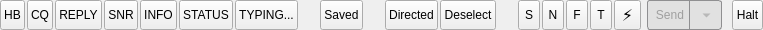
      <widget class="QWidget" name="macroHorizonalWidget" native="true">
       <property name="styleSheet">
        <string notr="true">QPushButton, QToolButton { padding: 2px 3px; }</string>
       </property>
       <property name="sizePolicy">
        <sizepolicy hsizetype="Preferred" vsizetype="Fixed">
         <horstretch>0</horstretch>
         <verstretch>0</verstretch>
        </sizepolicy>
       </property>
       <property name="minimumSize">
        <size>
         <width>0</width>
         <height>30</height>
        </size>
       </property>
       <property name="maximumSize">
        <size>
         <width>16777215</width>
         <height>30</height>
        </size>
       </property>
       <layout class="QHBoxLayout" name="actionRowLayout">
<property name="spacing"><number>2</number></property>
<property name="leftMargin"><number>0</number></property>
<property name="topMargin"><number>0</number></property>
<property name="rightMargin"><number>0</number></property>
<property name="bottomMargin"><number>0</number></property>
<item>
<widget class="QPushButton" name="hbMacroButton">
          <property name="sizePolicy">
           <sizepolicy hsizetype="Expanding" vsizetype="Fixed">
            <horstretch>0</horstretch>
            <verstretch>0</verstretch>
           </sizepolicy>
          </property>
          <property name="minimumSize">
           <size>
            <width>0</width>
            <height>30</height>
           </size>
          </property>
          <property name="toolTip">
           <string>&lt;html&gt;&lt;head/&gt;&lt;body&gt;&lt;p align=&quot;justify&quot;&gt;Send a Heartbeat message&lt;/p&gt;&lt;/body&gt;&lt;/html&gt;</string>
          </property>
          <property name="autoFillBackground">
           <bool>true</bool>
          </property>
          <property name="styleSheet">
           <string notr="true">QPushButton:checked {
  font-weight:bold;
  color:black;
}</string>
          </property>
          <property name="text">
           <string>HB</string>
          </property>
          <property name="checkable">
           <bool>true</bool>
          </property>
         </widget>
</item>
<item>
<widget class="QPushButton" name="cqMacroButton">
          <property name="sizePolicy">
           <sizepolicy hsizetype="Expanding" vsizetype="Fixed">
            <horstretch>0</horstretch>
            <verstretch>0</verstretch>
           </sizepolicy>
          </property>
          <property name="minimumSize">
           <size>
            <width>0</width>
            <height>30</height>
           </size>
          </property>
          <property name="toolTip">
           <string>&lt;html&gt;&lt;head/&gt;&lt;body&gt;&lt;p&gt;Send a CQ message&lt;/p&gt;&lt;/body&gt;&lt;/html&gt;</string>
          </property>
          <property name="autoFillBackground">
           <bool>true</bool>
          </property>
          <property name="styleSheet">
           <string notr="true">QPushButton:checked {
  font-weight:bold;
  color:black;
}</string>
          </property>
          <property name="text">
           <string>CQ</string>
          </property>
          <property name="checkable">
           <bool>true</bool>
          </property>
          <property name="flat">
           <bool>false</bool>
          </property>
         </widget>
</item>
<item>
<widget class="QPushButton" name="replyMacroButton">
          <property name="sizePolicy">
           <sizepolicy hsizetype="Expanding" vsizetype="Fixed">
            <horstretch>0</horstretch>
            <verstretch>0</verstretch>
           </sizepolicy>
          </property>
          <property name="minimumSize">
           <size>
            <width>0</width>
            <height>30</height>
           </size>
          </property>
          <property name="toolTip">
           <string>&lt;html&gt;&lt;head/&gt;&lt;body&gt;&lt;p&gt;Reply to a CQ&lt;/p&gt;&lt;/body&gt;&lt;/html&gt;</string>
          </property>
          <property name="text">
           <string>REPLY</string>
          </property>
         </widget>
</item>
<item>
<widget class="QPushButton" name="snrMacroButton">
          <property name="sizePolicy">
           <sizepolicy hsizetype="Expanding" vsizetype="Fixed">
            <horstretch>0</horstretch>
            <verstretch>0</verstretch>
           </sizepolicy>
          </property>
          <property name="minimumSize">
           <size>
            <width>0</width>
            <height>30</height>
           </size>
          </property>
          <property name="toolTip">
           <string>&lt;html&gt;&lt;head/&gt;&lt;body&gt;&lt;p&gt;Send an signal report&lt;/p&gt;&lt;/body&gt;&lt;/html&gt;</string>
          </property>
          <property name="text">
           <string>SNR</string>
          </property>
         </widget>
</item>
<item>
<widget class="QPushButton" name="infoMacroButton">
          <property name="sizePolicy">
           <sizepolicy hsizetype="Expanding" vsizetype="Fixed">
            <horstretch>0</horstretch>
            <verstretch>0</verstretch>
           </sizepolicy>
          </property>
          <property name="minimumSize">
           <size>
            <width>0</width>
            <height>30</height>
           </size>
          </property>
          <property name="toolTip">
           <string>&lt;html&gt;&lt;head/&gt;&lt;body&gt;&lt;p&gt;Send your station information message&lt;/p&gt;&lt;/body&gt;&lt;/html&gt;</string>
          </property>
          <property name="text">
           <string>INFO</string>
          </property>
         </widget>
</item>
<item>
<widget class="QPushButton" name="statusMacroButton">
          <property name="sizePolicy">
           <sizepolicy hsizetype="Expanding" vsizetype="Fixed">
            <horstretch>0</horstretch>
            <verstretch>0</verstretch>
           </sizepolicy>
          </property>
          <property name="minimumSize">
           <size>
            <width>0</width>
            <height>30</height>
           </size>
          </property>
          <property name="toolTip">
           <string>Send your station status message</string>
          </property>
          <property name="text">
           <string>STATUS</string>
          </property>
         </widget>
</item>
<item>
<widget class="QPushButton" name="typingMacroButton">
          <property name="sizePolicy">
           <sizepolicy hsizetype="Expanding" vsizetype="Fixed">
            <horstretch>0</horstretch>
            <verstretch>0</verstretch>
           </sizepolicy>
          </property>
          <property name="minimumSize">
           <size>
            <width>0</width>
            <height>30</height>
           </size>
          </property>
          <property name="toolTip">
           <string>Send typing indicator (Subspace mode only). Fastest when callsign deselected but still on callsign frequency.</string>
          </property>
          <property name="text">
           <string>TYPING...</string>
          </property>
         </widget>
</item>
<item>
<spacer name="horizontalSpacer_11">
          <property name="orientation">
           <enum>Qt::Orientation::Horizontal</enum>
          </property>
          <property name="sizeType">
           <enum>QSizePolicy::Policy::Preferred</enum>
          </property>
          <property name="sizeHint" stdset="0">
           <size>
            <width>20</width>
            <height>10</height>
           </size>
          </property>
         </spacer>
</item>
<item>
<widget class="QPushButton" name="macrosMacroButton">
          <property name="sizePolicy">
           <sizepolicy hsizetype="Expanding" vsizetype="Fixed">
            <horstretch>0</horstretch>
            <verstretch>0</verstretch>
           </sizepolicy>
          </property>
          <property name="minimumSize">
           <size>
            <width>0</width>
            <height>30</height>
           </size>
          </property>
          <property name="toolTip">
           <string>&lt;html&gt;&lt;head/&gt;&lt;body&gt;&lt;p&gt;Send a saved message&lt;/p&gt;&lt;/body&gt;&lt;/html&gt;</string>
          </property>
          <property name="text">
           <string>Saved</string>
          </property>
         </widget>
</item>
<item>
<spacer name="horizontalSpacerSavedDirected">
          <property name="orientation">
           <enum>Qt::Orientation::Horizontal</enum>
          </property>
          <property name="sizeType">
           <enum>QSizePolicy::Policy::Preferred</enum>
          </property>
          <property name="sizeHint" stdset="0">
           <size>
            <width>20</width>
            <height>10</height>
           </size>
          </property>
         </spacer>
</item>
<item>
<widget class="QPushButton" name="queryButton">
          <property name="sizePolicy">
           <sizepolicy hsizetype="Expanding" vsizetype="Fixed">
            <horstretch>0</horstretch>
            <verstretch>0</verstretch>
           </sizepolicy>
          </property>
          <property name="minimumSize">
           <size>
            <width>0</width>
            <height>30</height>
           </size>
          </property>
          <property name="toolTip">
           <string>&lt;html&gt;&lt;head/&gt;&lt;body&gt;&lt;p&gt;Send a directed message to another station&lt;/p&gt;&lt;/body&gt;&lt;/html&gt;</string>
          </property>
          <property name="text">
           <string>Directed</string>
          </property>
         </widget>
</item>
<item>
<widget class="QPushButton" name="deselectButton">
          <property name="sizePolicy">
           <sizepolicy hsizetype="Expanding" vsizetype="Fixed">
            <horstretch>0</horstretch>
            <verstretch>0</verstretch>
           </sizepolicy>
          </property>
          <property name="minimumSize">
           <size>
            <width>0</width>
            <height>30</height>
           </size>
          </property>
          <property name="toolTip">
           <string>&lt;html&gt;&lt;head/&gt;&lt;body&gt;&lt;p&gt;Deselect the current callsign for directed messaging&lt;/p&gt;&lt;/body&gt;&lt;/html&gt;</string>
          </property>
          <property name="text">
           <string>Deselect</string>
          </property>
         </widget>
</item>
<item>
<spacer name="horizontalSpacer_5">
          <property name="orientation">
           <enum>Qt::Orientation::Horizontal</enum>
          </property>
          <property name="sizeType">
           <enum>QSizePolicy::Policy::Preferred</enum>
          </property>
          <property name="sizeHint" stdset="0">
           <size>
            <width>20</width>
            <height>10</height>
           </size>
          </property>
         </spacer>
</item>
<item>
 <widget class="QPushButton" name="modeBtnSlow">
  <property name="sizePolicy"><sizepolicy hsizetype="Fixed" vsizetype="Fixed"><horstretch>0</horstretch><verstretch>0</verstretch></sizepolicy></property>
  <property name="minimumSize"><size><width>22</width><height>30</height></size></property>
  <property name="maximumSize"><size><width>22</width><height>30</height></size></property>
  <property name="toolTip"><string>Slow mode</string></property>
  <property name="styleSheet"><string notr="true">QPushButton:checked { background-color: #6699ff; font-weight: bold; }</string></property>
  <property name="text"><string>S</string></property>
  <property name="checkable"><bool>true</bool></property>
 </widget>
</item>
<item>
 <widget class="QPushButton" name="modeBtnNormal">
  <property name="sizePolicy"><sizepolicy hsizetype="Fixed" vsizetype="Fixed"><horstretch>0</horstretch><verstretch>0</verstretch></sizepolicy></property>
  <property name="minimumSize"><size><width>22</width><height>30</height></size></property>
  <property name="maximumSize"><size><width>22</width><height>30</height></size></property>
  <property name="toolTip"><string>Normal mode</string></property>
  <property name="styleSheet"><string notr="true">QPushButton:checked { background-color: #6699ff; font-weight: bold; }</string></property>
  <property name="text"><string>N</string></property>
  <property name="checkable"><bool>true</bool></property>
 </widget>
</item>
<item>
 <widget class="QPushButton" name="modeBtnFast">
  <property name="sizePolicy"><sizepolicy hsizetype="Fixed" vsizetype="Fixed"><horstretch>0</horstretch><verstretch>0</verstretch></sizepolicy></property>
  <property name="minimumSize"><size><width>22</width><height>30</height></size></property>
  <property name="maximumSize"><size><width>22</width><height>30</height></size></property>
  <property name="toolTip"><string>Fast mode</string></property>
  <property name="styleSheet"><string notr="true">QPushButton:checked { background-color: #6699ff; font-weight: bold; }</string></property>
  <property name="text"><string>F</string></property>
  <property name="checkable"><bool>true</bool></property>
 </widget>
</item>
<item>
 <widget class="QPushButton" name="modeBtnTurbo">
  <property name="sizePolicy"><sizepolicy hsizetype="Fixed" vsizetype="Fixed"><horstretch>0</horstretch><verstretch>0</verstretch></sizepolicy></property>
  <property name="minimumSize"><size><width>22</width><height>30</height></size></property>
  <property name="maximumSize"><size><width>22</width><height>30</height></size></property>
  <property name="toolTip"><string>Turbo mode</string></property>
  <property name="styleSheet"><string notr="true">QPushButton:checked { background-color: #6699ff; font-weight: bold; }</string></property>
  <property name="text"><string>T</string></property>
  <property name="checkable"><bool>true</bool></property>
 </widget>
</item>
<item>
 <widget class="QPushButton" name="modeBtnFT2">
  <property name="sizePolicy"><sizepolicy hsizetype="Fixed" vsizetype="Fixed"><horstretch>0</horstretch><verstretch>0</verstretch></sizepolicy></property>
  <property name="minimumSize"><size><width>27</width><height>30</height></size></property>
  <property name="maximumSize"><size><width>27</width><height>30</height></size></property>
  <property name="toolTip"><string>Subspace mode</string></property>
  <property name="styleSheet"><string notr="true">QPushButton { font-size: 16px; font-weight: bold; } QPushButton:checked { background-color: #6699ff; font-size: 16px; font-weight: bold; }</string></property>
  <property name="text"><string>⚡</string></property>
  <property name="checkable"><bool>true</bool></property>
 </widget>
</item>
<item>
 <spacer name="modeSendSpacer">
  <property name="orientation"><enum>Qt::Orientation::Horizontal</enum></property>
  <property name="sizeType"><enum>QSizePolicy::Policy::Fixed</enum></property>
  <property name="sizeHint" stdset="0"><size><width>4</width><height>0</height></size></property>
 </spacer>
</item>
<item>
<widget class="QToolButton" name="startTxButton">
          <property name="sizePolicy">
           <sizepolicy hsizetype="Expanding" vsizetype="Fixed">
            <horstretch>0</horstretch>
            <verstretch>0</verstretch>
           </sizepolicy>
          </property>
          <property name="enabled">
           <bool>false</bool>
          </property>
          <property name="minimumSize">
           <size>
            <width>0</width>
            <height>30</height>
           </size>
          </property>
          <property name="toolTip">
           <string>&lt;html&gt;&lt;head/&gt;&lt;body&gt;&lt;p&gt;Start transmitting. The arrow opens send options: ARQ, file, web link, AV HAIL.&lt;/p&gt;&lt;/body&gt;&lt;/html&gt;</string>
          </property>
          <property name="styleSheet">
           <string notr="true">QToolButton {
border: 1px solid #8f8f91;
border-radius: 3px;
background-color: #e1e1e1;
color: #222;
padding-right: 32px;
}
QToolButton:disabled { color: #9f9f9f; }
QToolButton[sendOff=&quot;true&quot;] {
background-color: #e1e1e1;
color: #9f9f9f;
}
QToolButton[sendOff=&quot;true&quot;]::menu-button {
background: #dbe7ff;
border: 1px solid #8f8f91;
border-top-right-radius: 3px;
border-bottom-right-radius: 3px;
}
QToolButton[sendOff=&quot;true&quot;]::menu-button:hover {
background: #c4d9ff;
}
QToolButton:checked {
background-color: #22FF22;
color:#222;
}
QToolButton[transmitting=&quot;true&quot;]{
background:#FF2222;
color:#222;
}
QToolButton::menu-button {
border-left: 1px solid #8f8f91;
border-top-right-radius: 3px;
border-bottom-right-radius: 3px;
width: 32px;
}
QToolButton::menu-arrow {
image: url(&quot;:/images/artwork/down-black.png&quot;);
}
QToolButton[arqInvalid=&quot;true&quot;]::menu-button {
background: #fff9c4;
border: 1px solid #8f8f91;
border-top-right-radius: 3px;
border-bottom-right-radius: 3px;
}</string>
          </property>
          <property name="text">
           <string>Send</string>
          </property>
          <property name="checkable">
           <bool>true</bool>
          </property>
          <property name="popupMode">
           <enum>QToolButton::ToolButtonPopupMode::MenuButtonPopup</enum>
          </property>
          <property name="toolButtonStyle">
           <enum>Qt::ToolButtonStyle::ToolButtonTextOnly</enum>
          </property>
         </widget>
</item>

<item>
 <spacer name="sendHaltSpacer">
  <property name="orientation"><enum>Qt::Orientation::Horizontal</enum></property>
  <property name="sizeType"><enum>QSizePolicy::Policy::Fixed</enum></property>
  <property name="sizeHint" stdset="0"><size><width>8</width><height>0</height></size></property>
 </spacer>
</item>

<item>
<widget class="QPushButton" name="stopTxButton">
          <property name="sizePolicy">
           <sizepolicy hsizetype="Fixed" vsizetype="Fixed">
            <horstretch>0</horstretch>
            <verstretch>0</verstretch>
           </sizepolicy>
          </property>
          <property name="minimumSize">
           <size>
            <width>0</width>
            <height>30</height>
           </size>
          </property>
          <property name="toolTip">
           <string>&lt;html&gt;&lt;head/&gt;&lt;body&gt;&lt;p&gt;Stop transmitting&lt;/p&gt;&lt;/body&gt;&lt;/html&gt;</string>
          </property>
          <property name="text">
           <string>Halt</string>
          </property>
         </widget>
</item>
</layout>
      </widget>
